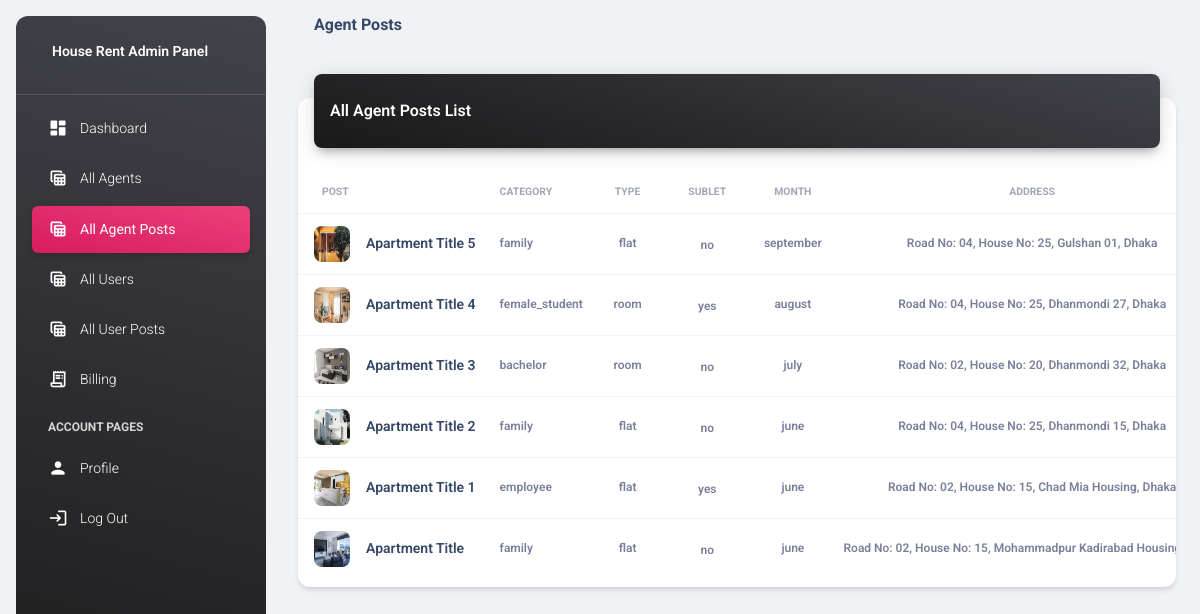
Screenshot of /Admin/all_agent_posts.php with the database file from the repository.
### tables this page shows
CREATE TABLE `create_post` (
  `post_id` int(11) NOT NULL,
  `post_title` varchar(255) DEFAULT NULL,
  `post_description` text DEFAULT NULL,
  `post_image` varchar(355) DEFAULT NULL,
  `post_category` varchar(255) DEFAULT NULL,
  `post_type` varchar(255) DEFAULT NULL,
  `sublet` varchar(255) DEFAULT NULL,
  `month` varchar(255) DEFAULT NULL,
  `district` varchar(255) DEFAULT NULL,
  `area_name` varchar(255) DEFAULT NULL,
  `address` varchar(255) DEFAULT NULL,
  `price` int(255) DEFAULT NULL,
  `negotiable` varchar(255) DEFAULT NULL,
  `agent_id` int(13) NOT NULL
);

### Admin/all_agent_posts.php (the view, shortened to what this page needs)
<?php include_once ("../database.php") ?>
<!DOCTYPE html>
<html lang="en">
<head>
  <link href="assets/css/nucleo-icons.css" rel="stylesheet" />
  <link href="assets/css/nucleo-svg.css" rel="stylesheet" />
  <link id="pagestyle" href="assets/css/material-dashboard.css?v=3.0.2" rel="stylesheet" />
</head>
<body class="g-sidenav-show  bg-gray-200">
  <aside class="sidenav navbar navbar-vertical navbar-expand-xs border-0 border-radius-xl my-3 fixed-start ms-3   bg-gradient-dark" id="sidenav-main">
    <div class="sidenav-header">
      <a class="navbar-brand m-0" href=" https://demos.creative-tim.com/material-dashboard/pages/dashboard " target="_blank">
        <span class="ms-1 font-weight-bold text-white">House Rent Admin Panel</span>
      </a>
    </div>
    <hr class="horizontal light mt-0 mb-2">
    <div class="collapse navbar-collapse  w-auto " id="sidenav-collapse-main">
      <ul class="navbar-nav">
        <li class="nav-item">
          <a class="nav-link text-white " href="dashboard.php">
            <div class="text-white text-center me-2 d-flex align-items-center justify-content-center">
              <i class="material-icons opacity-10">dashboard</i>
            </div>
            <span class="nav-link-text ms-1">Dashboard</span>
          </a>
        </li>
        <li class="nav-item">
            <a class="nav-link text-white " href="all_agents.php">
              <div class="text-white text-center me-2 d-flex align-items-center justify-content-center">
                <i class="material-icons opacity-10">table_view</i>
              </div>
              <span class="nav-link-text ms-1">All Agents</span>
            </a>
          </li>
          <li class="nav-item">
            <a class="nav-link text-white active bg-gradient-primary" href="all_agent_posts.php">
              <div class="text-white text-center me-2 d-flex align-items-center justify-content-center">
                <i class="material-icons opacity-10">table_view</i>
              </div>
              <span class="nav-link-text ms-1">All Agent Posts</span>
            </a>
        </li>
        <li class="nav-item">
            <a class="nav-link text-white " href="all_users.php">
              <div class="text-white text-center me-2 d-flex align-items-center justify-content-center">
                <i class="material-icons opacity-10">table_view</i>
              </div>
              <span class="nav-link-text ms-1">All Users</span>
            </a>
          </li>
        <li class="nav-item">
          <a class="nav-link text-white " href="all_user_posts.php">
            <div class="text-white text-center me-2 d-flex align-items-center justify-content-center">
              <i class="material-icons opacity-10">table_view</i>
            </div>
            <span class="nav-link-text ms-1">All User Posts</span>
          </a>
        </li>
        <li class="nav-item">
          <a class="nav-link text-white " href="billing.php">
            <div class="text-white text-center me-2 d-flex align-items-center justify-content-center">
              <i class="material-icons opacity-10">receipt_long</i>
            </div>
            <span class="nav-link-text ms-1">Billing</span>
          </a>
        </li>
        <li class="nav-item mt-3">
          <h6 class="ps-4 ms-2 text-uppercase text-xs text-white font-weight-bolder opacity-8">Account pages</h6>
        </li>
        <li class="nav-item">
          <a class="nav-link text-white " href="profile.php">
            <div class="text-white text-center me-2 d-flex align-items-center justify-content-center">
              <i class="material-icons opacity-10">person</i>
            </div>
            <span class="nav-link-text ms-1">Profile</span>
          </a>
        </li>
        <li class="nav-item">
          <a class="nav-link text-white " href="logout.php">
            <div class="text-white text-center me-2 d-flex align-items-center justify-content-center">
              <i class="material-icons opacity-10">login</i>
            </div>
            <span class="nav-link-text ms-1">Log Out</span>
          </a>
        </li>
      </ul>
    </div>
  </aside>
  <main class="main-content position-relative max-height-vh-100 h-100 border-radius-lg ">
    <nav class="navbar navbar-main navbar-expand-lg px-0 mx-4 shadow-none border-radius-xl" id="navbarBlur" navbar-scroll="true">
      <div class="container-fluid py-1 px-3">
        <nav aria-label="breadcrumb">
          <h6 class="font-weight-bolder mb-0">Agent Posts</h6>
        </nav>
        </div>
    </nav>
    <div class="container-fluid py-4">
      <div class="row">
        <div class="col-12">
          <div class="card my-4">
            <div class="card-header p-0 position-relative mt-n4 mx-3 z-index-2">
              <div class="bg-gradient-dark shadow-dark border-radius-lg pt-4 pb-3">
                <h6 class="text-white text-capitalize ps-3">All Agent Posts List</h6>
              </div>
            </div>
            <div class="card-body px-0 pb-2">
              <div class="table-responsive p-0">
                <table class="table align-items-center mb-0">
                  <thead>
                    <tr>
                      <th class="text-uppercase text-secondary text-xxs font-weight-bolder opacity-7">Post</th>
                      <th class="text-uppercase text-secondary text-xxs font-weight-bolder opacity-7 ps-2">Category</th>
                      <th class="text-center text-uppercase text-secondary text-xxs font-weight-bolder opacity-7">Type</th>
                      <th class="text-center text-uppercase text-secondary text-xxs font-weight-bolder opacity-7">Sublet</th>
                      <th class="text-center text-uppercase text-secondary text-xxs font-weight-bolder opacity-7">Month</th>
                      <th class="text-center text-uppercase text-secondary text-xxs font-weight-bolder opacity-7">Address</th>
                    </tr>
                  </thead>
                  <tbody>
                  <?php
                  $query = "SELECT * FROM `create_post` as c,`agents` as a WHERE c.agent_id = a.agent_id ORDER BY c.post_id DESC ";
                  $agent_post = mysqli_query($con,$query);
                  while ($row = mysqli_fetch_array($agent_post)){
                  ?>
                    <tr>
                      <td>
                        <div class="d-flex px-2 py-1">
                          <div>
                            <img src="../post_image/<?php echo $row['post_image'] ?>" class="avatar avatar-sm me-3 border-radius-lg" alt="user1">
                          </div>
                          <div class="d-flex flex-column justify-content-center">
                            <h6 class="mb-0 text-sm">
                                <?php echo $row['post_title'] ?>
                            </h6>
                          </div>
                        </div>
                      </td>
                      <td>
                        <p class="text-xs font-weight-bold mb-0">
                            <?php echo $row['post_category'] ?>
                        </p>
                      </td>
                      <td class="align-middle text-center text-sm">
                        <p class="text-xs font-weight-bold mb-0">
                            <?php echo $row['post_type'] ?>
                        </p>
                      </td>
                      <td class="align-middle text-center">
                        <span class="text-secondary text-xs font-weight-bold">
                            <?php echo $row['sublet'] ?>
                        </span>
                      </td>
                      <td class="align-middle text-center text-sm">
                        <p class="text-xs font-weight-bold mb-0">
                            <?php echo $row['month'] ?>
                        </p>
                      </td>
                      <td class="align-middle text-center text-sm">
                        <p class="text-xs font-weight-bold mb-0">
                            <?php echo $row['address'] ?>
                        </p>
                      </td>
                    </tr>
                  <?php
                  }
                  ?>
                  </tbody>
                </table>
              </div>
            </div>
          </div>
        </div>
      </div>
    </div>
  </main>
</body>
</html>

### rows the page displays
create_post: post_image (picture), post_title "Apartment Title 5", post_category "family", post_type "flat", sublet "no", month "september", address "Road No: 04, House No: 25, Gulshan 01, Dhaka"
create_post: post_image (picture), post_title "Apartment Title 4", post_category "female_student", post_type "room", sublet "yes", month "august", address "Road No: 04, House No: 25, Dhanmondi 27, Dhaka"
create_post: post_image (picture), post_title "Apartment Title 3", post_category "bachelor", post_type "room", sublet "no", month "july", address "Road No: 02, House No: 20, Dhanmondi 32, Dhaka"
create_post: post_image (picture), post_title "Apartment Title 2", post_category "family", post_type "flat", sublet "no", month "june", address "Road No: 04, House No: 25, Dhanmondi 15, Dhaka"
create_post: post_image (picture), post_title "Apartment Title 1", post_category "employee", post_type "flat", sublet "yes", month "june", address "Road No: 02, House No: 15, Chad Mia Housing, Dhaka"
create_post: post_image (picture), post_title "Apartment Title", post_category "family", post_type "flat", sublet "no", month "june", address "Road No: 02, House No: 15, Mohammadpur Kadirabad…"
